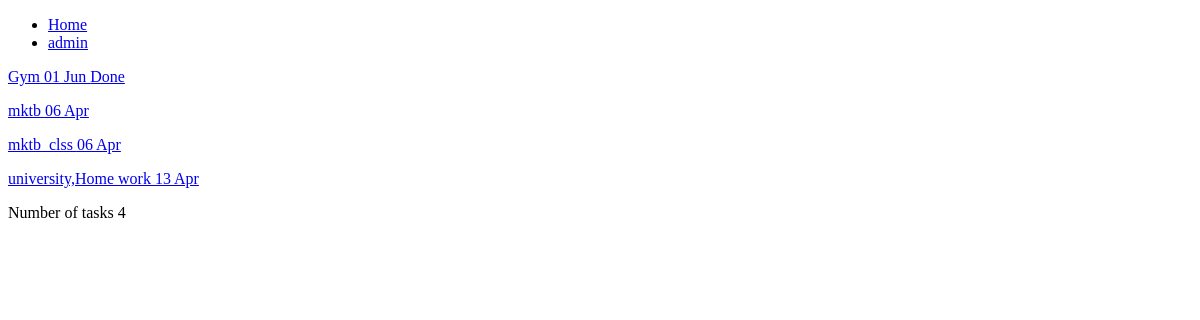
The app's page /reminder/tasks/, older data.
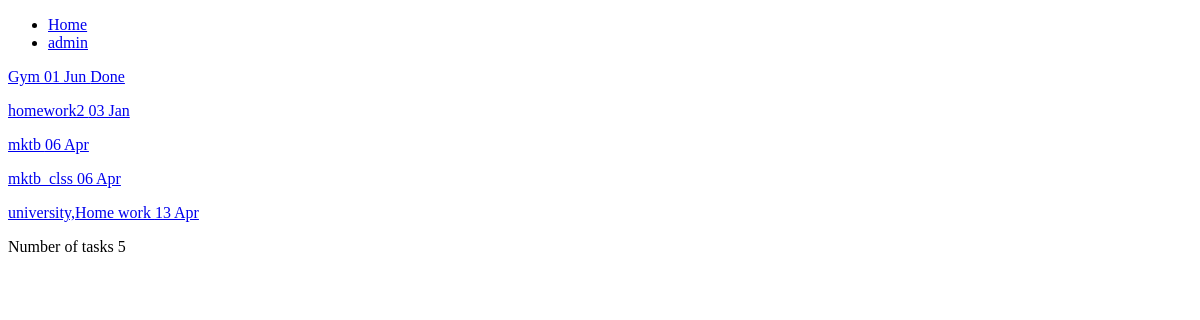
The same page, newer data.
### reminder/models.py (models this page shows, shortened)
class Task(models.Model):
    categories = [
        ('p', 'Personal'),
        ('w', 'Work'),
        ('s', 'Sport'),
        ('h', 'Hobby')
    ]
    title = models.CharField(max_length=100, primary_key=True, help_text='Must be unique')
    due_date = models.DateField(null=True)
    hour = models.TimeField(default="12:00:00")
    category = models.CharField(choices=categories, max_length=1, null=True)
    done = models.BooleanField(null=True)
    user = models.ForeignKey(User, to_field="name", null=True, on_delete=models.CASCADE)
    class Meta:
        db_table = 'deeds'
        ordering = ['title']

### reminder/views.py (the view)
# urls.py: path('tasks/', views.tasks_view, {'num': 'all'}),
def tasks_view(request, num):
    tasks = Task.objects.all()
    if num == 'all':
        return render(request, 'reminder/tasks.html', {'tasks': tasks})
    else:
        return HttpResponse(tasks[:num])

### reminder/templatetags/extra_tag.py (called while the page is built)
@register.simple_tag
def num_tasks(value):
    return len(value)

### templates/reminder/tasks.html
{% extends "reminder/base.html" %}
{% load extra_tag %}
{% block content %}
{% for t in tasks %}
    <p><a href="http://127.0.0.1:8000/reminder/task-{{t.title}}/">
        {{ t.title | cut:"a"}} {{ t.due_date |date:"d M" }}
        {% if t.done %}
        Done
        {% endif %}
    </a></p>
{% endfor %}
<p>Number of tasks {% num_tasks tasks %}</p>
{% endblock %}

Row changes from the older to the newer data that the page shows:
added Task: title "homework2", due_date "03 Jan"
Text that changed along with them:
text no longer shown: "4"
text now shown: "5"
